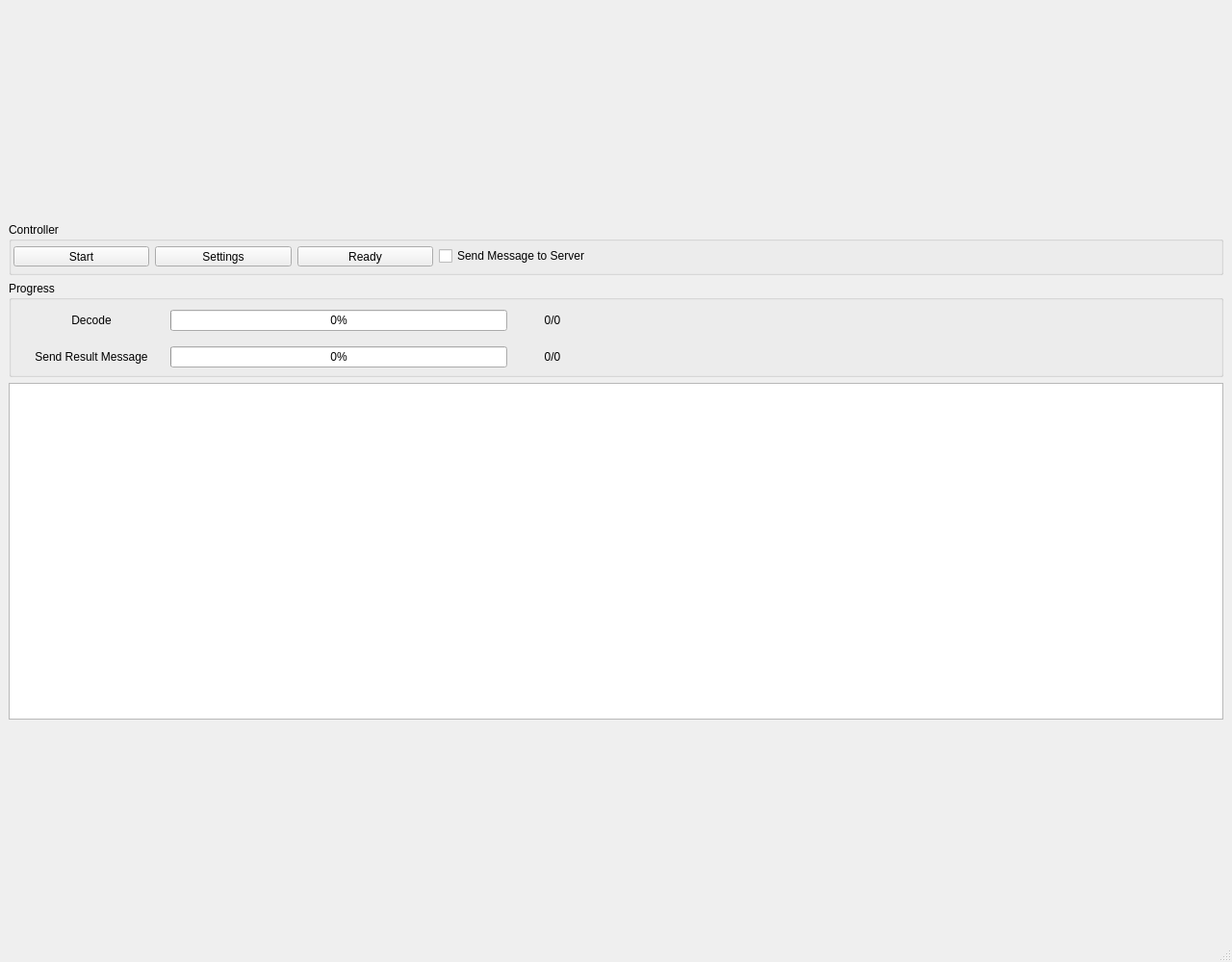
<?xml version="1.0" encoding="UTF-8"?>
<ui version="4.0">
 <class>main_window</class>
 <widget class="QMainWindow" name="main_window">
  <property name="geometry">
   <rect>
    <x>0</x>
    <y>0</y>
    <width>1280</width>
    <height>1000</height>
   </rect>
  </property>
  <property name="minimumSize">
   <size>
    <width>1280</width>
    <height>1000</height>
   </size>
  </property>
  <property name="maximumSize">
   <size>
    <width>1280</width>
    <height>1000</height>
   </size>
  </property>
  <property name="windowTitle">
   <string>Edge Module</string>
  </property>
  <widget class="QWidget" name="settings_widget">
   <property name="minimumSize">
    <size>
     <width>1280</width>
     <height>980</height>
    </size>
   </property>
   <property name="maximumSize">
    <size>
     <width>1280</width>
     <height>980</height>
    </size>
   </property>
   <layout class="QGridLayout" name="grid_layout">
    <item row="0" column="0">
     <layout class="QHBoxLayout" name="horizontal_layout_video">
      <item>
       <layout class="QVBoxLayout" name="vertical_layout_player">
        <item>
         <layout class="QVBoxLayout" name="vertical_layout_video_viewer"/>
        </item>
        <item>
         <layout class="QHBoxLayout" name="horizontal_layout_controller">
          <item>
           <widget class="QGroupBox" name="group_box_player_controller">
            <property name="maximumSize">
             <size>
              <width>16777215</width>
              <height>55</height>
             </size>
            </property>
            <property name="title">
             <string>Controller</string>
            </property>
            <widget class="QWidget" name="horizontal_layout_widget">
             <property name="geometry">
              <rect>
               <x>0</x>
               <y>20</y>
               <width>609</width>
               <height>31</height>
              </rect>
             </property>
             <layout class="QHBoxLayout" name="horizontal_layout_controll_buttons">
              <property name="leftMargin">
               <number>5</number>
              </property>
              <property name="topMargin">
               <number>5</number>
              </property>
              <property name="rightMargin">
               <number>5</number>
              </property>
              <property name="bottomMargin">
               <number>5</number>
              </property>
              <item>
               <widget class="QPushButton" name="button_start">
                <property name="maximumSize">
                 <size>
                  <width>210</width>
                  <height>16777215</height>
                 </size>
                </property>
                <property name="text">
                 <string>Start</string>
                </property>
               </widget>
              </item>
              <item>
               <widget class="QPushButton" name="button_settings">
                <property name="text">
                 <string>Settings</string>
                </property>
               </widget>
              </item>
              <item>
               <widget class="QPushButton" name="button_ready">
                <property name="text">
                 <string>Ready</string>
                </property>
               </widget>
              </item>
              <item>
               <widget class="QCheckBox" name="check_box_send_message">
                <property name="text">
                 <string>Send Message to Server</string>
                </property>
               </widget>
              </item>
             </layout>
            </widget>
           </widget>
          </item>
         </layout>
        </item>
        <item>
         <layout class="QHBoxLayout" name="horizontal_layout_progressbar">
          <item>
           <widget class="QGroupBox" name="group_box_progress">
            <property name="maximumSize">
             <size>
              <width>16777215</width>
              <height>100</height>
             </size>
            </property>
            <property name="title">
             <string>Progress</string>
            </property>
            <widget class="QWidget" name="vertical_layout_widget_progress">
             <property name="geometry">
              <rect>
               <x>0</x>
               <y>20</y>
               <width>618</width>
               <height>80</height>
              </rect>
             </property>
             <layout class="QVBoxLayout" name="vertical_layout_decode_progressbar">
              <property name="leftMargin">
               <number>5</number>
              </property>
              <property name="topMargin">
               <number>5</number>
              </property>
              <property name="rightMargin">
               <number>5</number>
              </property>
              <property name="bottomMargin">
               <number>5</number>
              </property>
              <item>
               <layout class="QHBoxLayout" name="horizontal_layout_decode_progressbar">
                <property name="leftMargin">
                 <number>5</number>
                </property>
                <property name="topMargin">
                 <number>5</number>
                </property>
                <property name="rightMargin">
                 <number>5</number>
                </property>
                <property name="bottomMargin">
                 <number>5</number>
                </property>
                <item>
                 <widget class="QLabel" name="label_decode_progressbar">
                  <property name="minimumSize">
                   <size>
                    <width>150</width>
                    <height>0</height>
                   </size>
                  </property>
                  <property name="maximumSize">
                   <size>
                    <width>150</width>
                    <height>16777215</height>
                   </size>
                  </property>
                  <property name="text">
                   <string>Decode</string>
                  </property>
                  <property name="alignment">
                   <set>Qt::AlignCenter</set>
                  </property>
                 </widget>
                </item>
                <item>
                 <widget class="QProgressBar" name="progressbar_decode">
                  <property name="minimumSize">
                   <size>
                    <width>350</width>
                    <height>0</height>
                   </size>
                  </property>
                  <property name="maximumSize">
                   <size>
                    <width>350</width>
                    <height>16777215</height>
                   </size>
                  </property>
                  <property name="value">
                   <number>0</number>
                  </property>
                 </widget>
                </item>
                <item>
                 <widget class="QLabel" name="label_decode_progress">
                  <property name="minimumSize">
                   <size>
                    <width>80</width>
                    <height>0</height>
                   </size>
                  </property>
                  <property name="maximumSize">
                   <size>
                    <width>80</width>
                    <height>16777215</height>
                   </size>
                  </property>
                  <property name="text">
                   <string>0/0</string>
                  </property>
                  <property name="alignment">
                   <set>Qt::AlignCenter</set>
                  </property>
                 </widget>
                </item>
               </layout>
              </item>
              <item>
               <layout class="QHBoxLayout" name="horizontal_layout_send_message_progressbar">
                <property name="leftMargin">
                 <number>5</number>
                </property>
                <property name="topMargin">
                 <number>5</number>
                </property>
                <property name="rightMargin">
                 <number>5</number>
                </property>
                <property name="bottomMargin">
                 <number>5</number>
                </property>
                <item>
                 <widget class="QLabel" name="label_send_message_progress_bar">
                  <property name="minimumSize">
                   <size>
                    <width>150</width>
                    <height>0</height>
                   </size>
                  </property>
                  <property name="maximumSize">
                   <size>
                    <width>150</width>
                    <height>16777215</height>
                   </size>
                  </property>
                  <property name="text">
                   <string>Send Result Message</string>
                  </property>
                  <property name="alignment">
                   <set>Qt::AlignCenter</set>
                  </property>
                 </widget>
                </item>
                <item>
                 <widget class="QProgressBar" name="progresbar_send_message">
                  <property name="minimumSize">
                   <size>
                    <width>350</width>
                    <height>0</height>
                   </size>
                  </property>
                  <property name="maximumSize">
                   <size>
                    <width>350</width>
                    <height>16777215</height>
                   </size>
                  </property>
                  <property name="value">
                   <number>0</number>
                  </property>
                 </widget>
                </item>
                <item>
                 <widget class="QLabel" name="label_send_message_progress">
                  <property name="minimumSize">
                   <size>
                    <width>80</width>
                    <height>0</height>
                   </size>
                  </property>
                  <property name="maximumSize">
                   <size>
                    <width>80</width>
                    <height>16777215</height>
                   </size>
                  </property>
                  <property name="text">
                   <string>0/0</string>
                  </property>
                  <property name="alignment">
                   <set>Qt::AlignCenter</set>
                  </property>
                 </widget>
                </item>
               </layout>
              </item>
             </layout>
            </widget>
           </widget>
          </item>
         </layout>
        </item>
        <item>
         <widget class="QPlainTextEdit" name="edit_text_log">
          <property name="maximumSize">
           <size>
            <width>16777215</width>
            <height>350</height>
           </size>
          </property>
          <property name="readOnly">
           <bool>true</bool>
          </property>
         </widget>
        </item>
       </layout>
      </item>
     </layout>
    </item>
    <item row="0" column="1">
     <layout class="QVBoxLayout" name="vertical_layout_monitoring"/>
    </item>
   </layout>
  </widget>
  <widget class="QStatusBar" name="statusBar"/>
 </widget>
 <resources/>
 <connections/>
</ui>
